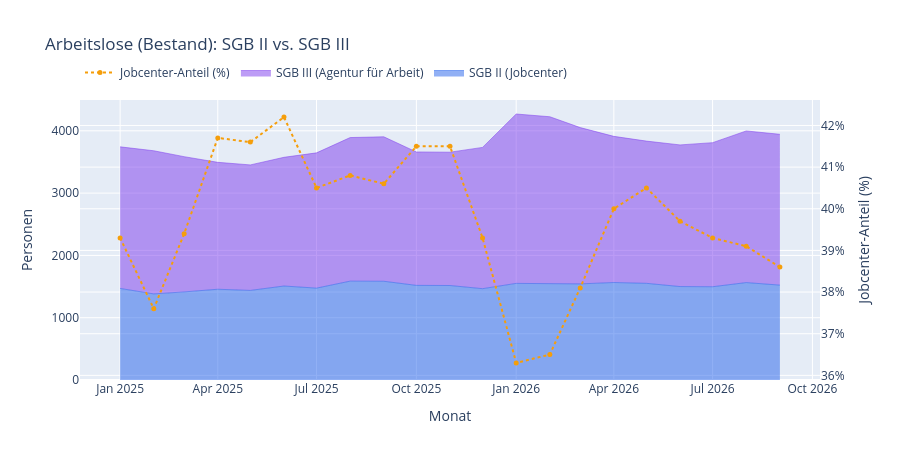

Notebook code cell kept with this figure:
### Markdown cell above
## 1. Jobcenter-Anteil am Arbeitslosenbestand insgesamt

Von allen Arbeitslosen in Regensburg fällt nur ein Teil in die Zuständigkeit des Jobcenters (Rechtskreis SGB II) — der Rest liegt bei der Agentur für Arbeit (Rechtskreis SGB III, z. B. Empfänger von Arbeitslosengeld I).

### Code cell
fig = go.Figure()
fig.add_trace(go.Scatter(
    x=vergleich.index.to_timestamp(), y=vergleich["Arbeitslose (Bestand): SGB II"], name="SGB II (Jobcenter)",
    mode="lines", stackgroup="bestand", line=dict(color="#2563eb", width=0.5),
))
fig.add_trace(go.Scatter(
    x=vergleich.index.to_timestamp(), y=vergleich["Arbeitslose (Bestand): SGB III"], name="SGB III (Agentur für Arbeit)",
    mode="lines", stackgroup="bestand", line=dict(color="#7c3aed", width=0.5),
))
fig.add_trace(go.Scatter(
    x=vergleich.index.to_timestamp(), y=vergleich["Arbeitslose (Bestand): Jobcenter-Anteil (%)"], name="Jobcenter-Anteil (%)",
    mode="lines+markers", line=dict(color="#f59e0b", dash="dot"), marker=dict(size=5), yaxis="y2",
))
fig.update_layout(
    title="Arbeitslose (Bestand): SGB II vs. SGB III",
    yaxis=dict(title="Personen"),
    yaxis2=dict(title="Jobcenter-Anteil (%)", overlaying="y", side="right", ticksuffix="%"),
    xaxis_title="Monat", hovermode="x unified", legend=dict(orientation="h", y=1.15), height=460,
)
fig

### Figure 1 — Plotly figure (JSON) as saved in the notebook; plotly's stock layout.template omitted (floating-point values rounded to 4 significant figures)
{"data": [{"line": {"color": "#2563eb", "width": 0.5}, "mode": "lines", "name": "SGB II (Jobcenter)", "stackgroup": "bestand", "type": "scatter", "x": ["2025-01-01T00:00:00", "2025-02-01T00:00:00", "2025-03-01T00:00:00", "2025-04-01T00:00:00", "2025-05-01T00:00:00", "2025-06-01T00:00:00", "2025-07-01T00:00:00", "2025-08-01T00:00:00", "2025-09-01T00:00:00", "2025-10-01T00:00:00", "2025-11-01T00:00:00", "2025-12-01T00:00:00", "2026-01-01T00:00:00", "2026-02-01T00:00:00", "2026-03-01T00:00:00", "2026-04-01T00:00:00", "2026-05-01T00:00:00", "2026-06-01T00:00:00", "2026-07-01T00:00:00", "2026-08-01T00:00:00", "2026-09-01T00:00:00"], "y": [1470.0, 1382.0, 1414.0, 1457.0, 1438.0, 1509.0, 1475.0, 1587.0, 1585.0, 1519.0, 1517.0, 1466.0, 1551.0, 1542.0, 1543.0, 1565.0, 1552.0, 1500.0, 1497.0, 1564.0, 1523.0]}, {"line": {"color": "#7c3aed", "width": 0.5}, "mode": "lines", "name": "SGB III (Agentur für Arbeit)", "stackgroup": "bestand", "type": "scatter", "x": ["2025-01-01T00:00:00", "2025-02-01T00:00:00", "2025-03-01T00:00:00", "2025-04-01T00:00:00", "2025-05-01T00:00:00", "2025-06-01T00:00:00", "2025-07-01T00:00:00", "2025-08-01T00:00:00", "2025-09-01T00:00:00", "2025-10-01T00:00:00", "2025-11-01T00:00:00", "2025-12-01T00:00:00", "2026-01-01T00:00:00", "2026-02-01T00:00:00", "2026-03-01T00:00:00", "2026-04-01T00:00:00", "2026-05-01T00:00:00", "2026-06-01T00:00:00", "2026-07-01T00:00:00", "2026-08-01T00:00:00", "2026-09-01T00:00:00"], "y": [2273.0, 2298.0, 2171.0, 2037.0, 2015.0, 2066.0, 2171.0, 2305.0, 2319.0, 2142.0, 2140.0, 2268.0, 2719.0, 2684.0, 2509.0, 2346.0, 2283.0, 2274.0, 2313.0, 2434.0, 2421.0]}, {"line": {"color": "#f59e0b", "dash": "dot"}, "marker": {"size": 5}, "mode": "lines+markers", "name": "Jobcenter-Anteil (%)", "type": "scatter", "x": ["2025-01-01T00:00:00", "2025-02-01T00:00:00", "2025-03-01T00:00:00", "2025-04-01T00:00:00", "2025-05-01T00:00:00", "2025-06-01T00:00:00", "2025-07-01T00:00:00", "2025-08-01T00:00:00", "2025-09-01T00:00:00", "2025-10-01T00:00:00", "2025-11-01T00:00:00", "2025-12-01T00:00:00", "2026-01-01T00:00:00", "2026-02-01T00:00:00", "2026-03-01T00:00:00", "2026-04-01T00:00:00", "2026-05-01T00:00:00", "2026-06-01T00:00:00", "2026-07-01T00:00:00", "2026-08-01T00:00:00", "2026-09-01T00:00:00"], "y": [39.3, 37.6, 39.4, 41.7, 41.6, 42.2, 40.5, 40.8, 40.6, 41.5, 41.5, 39.3, 36.3, 36.5, 38.1, 40.0, 40.5, 39.7, 39.3, 39.1, 38.6], "yaxis": "y2"}], "layout": {"height": 460, "hovermode": "x unified", "legend": {"orientation": "h", "y": 1.15}, "title": {"text": "Arbeitslose (Bestand): SGB II vs. SGB III"}, "xaxis": {"title": {"text": "Monat"}}, "yaxis": {"title": {"text": "Personen"}}, "yaxis2": {"overlaying": "y", "side": "right", "ticksuffix": "%", "title": {"text": "Jobcenter-Anteil (%)"}}}}
